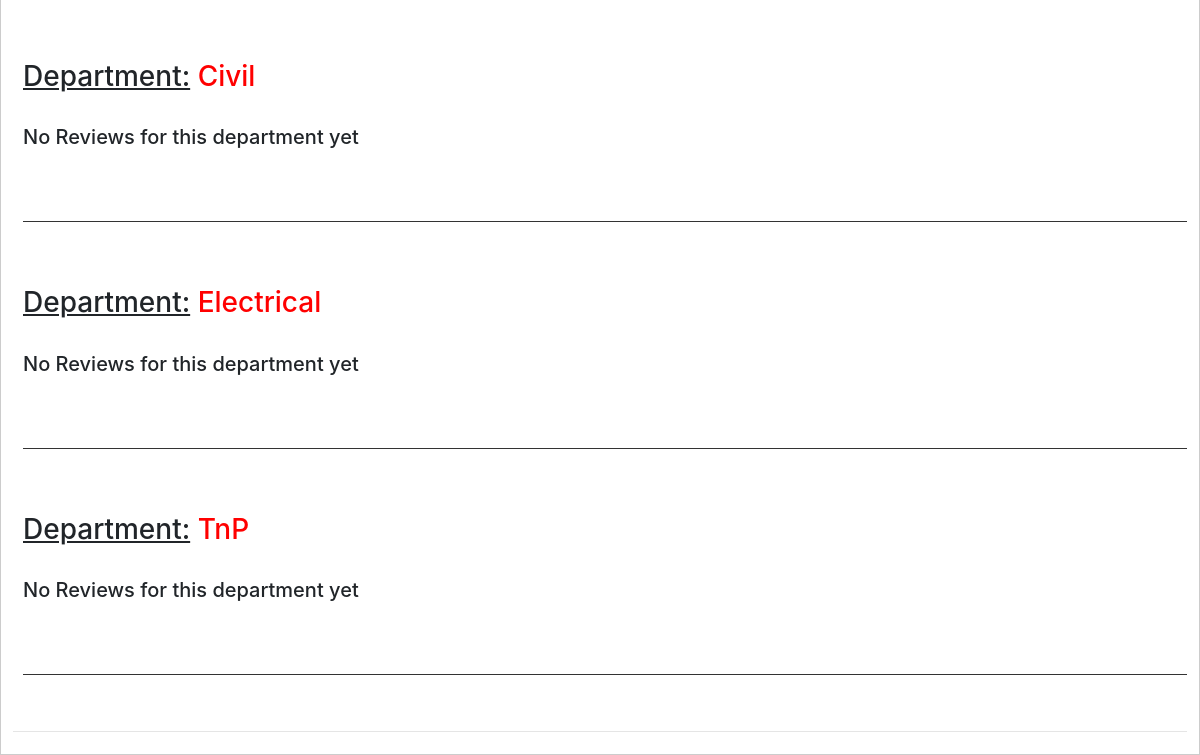
Before: /Reviews/college/166/ (lower part) with the older database file.
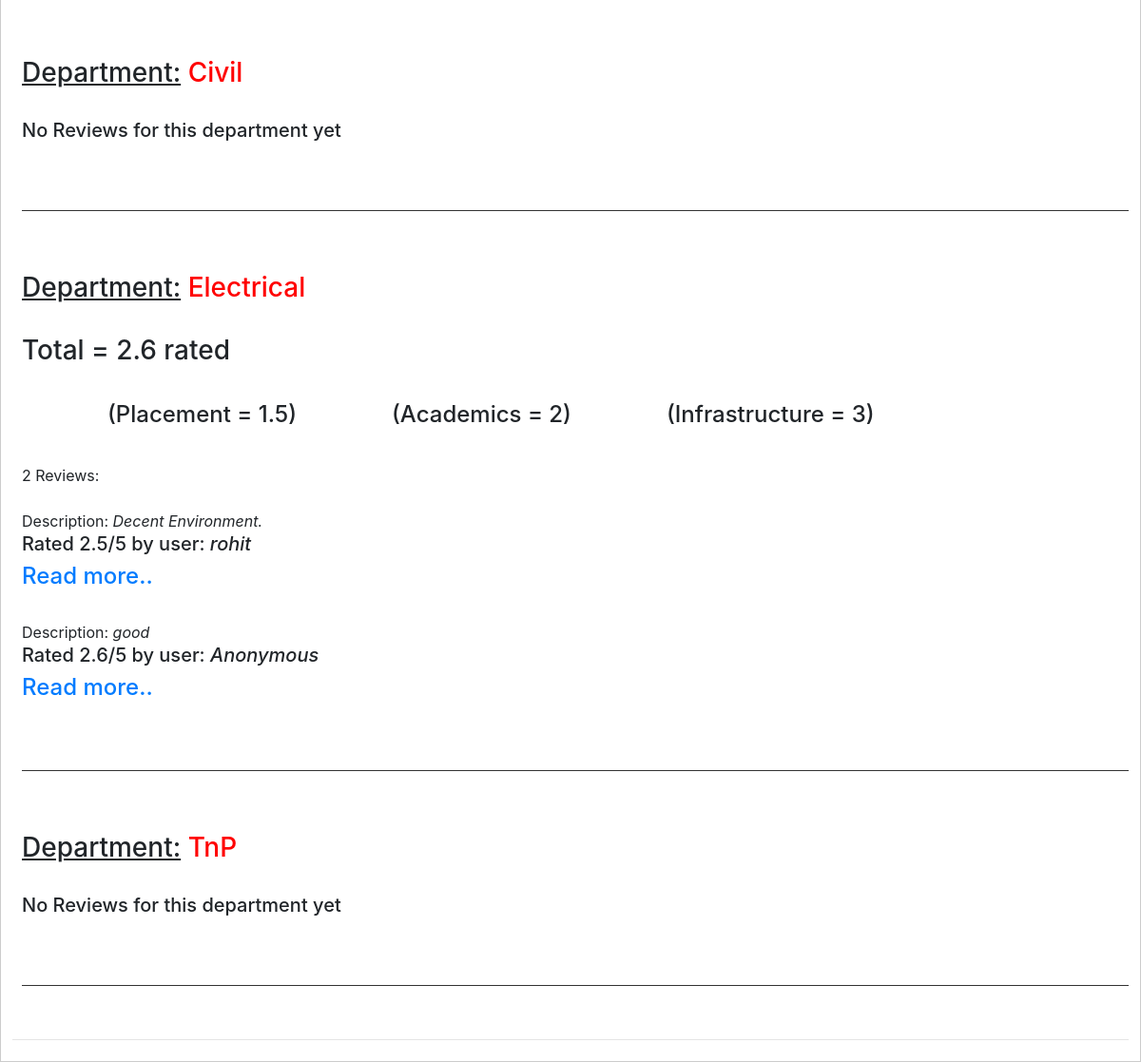
After: the same page with the newer database file.
### Reviews/models.py (models this page shows)
class Department(models.Model):
	department = models.CharField(max_length=100)
	college = models.ForeignKey(College,on_delete=models.CASCADE)
	def avg_rating(self):
		tot = list(map(lambda x:x.rating,self.review_set.all()))
		avg = 0
		for i in range(len(tot)):
			avg+= tot[i]
		avg/= len(tot)
		return avg
	def avg_p_rating(self):
		tot = list(map(lambda x: x.placement_rate, self.review_set.all()))
		avg = 0
		for i in range(len(tot)):
			avg += int(tot[i])
		avg /= len(tot)
		return avg
	def avg_a_rating(self):
		tot = list(map(lambda x: x.academic_rate, self.review_set.all()))
		avg = 0
		for i in range(len(tot)):
			avg += int(tot[i])
		avg /= len(tot)
		return avg
	def avg_i_rating(self):
		tot = list(map(lambda x: x.infra_rate, self.review_set.all()))
		avg = 0
		for i in range(len(tot)):
			avg += int(tot[i])
		avg /= len(tot)
		return avg
	def __str__(self):
		return self.department

class Review(models.Model):
	college = models.ForeignKey(College, on_delete=models.CASCADE)
	dept = models.ForeignKey(Department, on_delete=models.CASCADE)
	pub_date = models.DateTimeField('Review Publishing Date')
	user_name = models.CharField(max_length=100)
	description = models.CharField(max_length=200)
	academic_rate = models.IntegerField(choices=feedback, default='Other')
	placement_rate = models.IntegerField(choices=feedback, default='Other')
	infra_rate = models.IntegerField(choices=feedback, default='Other')
	rating = models.FloatField()

### Reviews/views.py (the view)
# urls.py: path('college/<int:college_id>/', views.college_detail, name='college_detail'),
def college_detail(request,college_id):
	college=get_object_or_404(College,pk=college_id)
	deps=Department.objects.filter(college=college)
	form=ReviewForm()
	user_clg = 'none'
	if not request.user.is_anonymous:
		if StudentUser.objects.filter(user=request.user).exists():
			user_clg = StudentUser.objects.filter(user=request.user)[0].college
		if IndustryUser.objects.filter(user=request.user).exists():
			user_clg = college.name
	return render(request,'Reviews/college_detail.html',{'college':college,'deps':deps, 'form':form, 'user_clg':user_clg})

### Reviews/templates/Reviews/college_detail.html (shortened to what this page needs)
<html>
<head>
</head>
<body>
{% extends 'Reviews/base.html' %}
{% block body %}
<img src={{ college.pic.url }} height="50%" width="100%"/><br><br><br>
<br>
<div id="Reviews" class="tabcontent">
<div style="margin-left: 10px;">
    {% for dep in deps %}
    <br><br>
    <h3><u>Department:</u> <font color="red">{{dep }} </font></h3><br>
           {% if dep.review_set.count > 0   %}
                <h3>Total = {{dep.avg_rating | floatformat}} rated</h3>
                <br>
                <div  class="row">
                    <div class="column" style="margin-left: 100px;">
                        <h4>(Placement = {{dep.avg_p_rating | floatformat}})</h4>
                    </div>
                    <div class="column" style="margin-left: 100px;">
                        <h4>(Academics = {{dep.avg_a_rating | floatformat}})</h4>
                    </div>
                    <div class="column" style="margin-left: 100px;">
                        <h4>(Infrastructure = {{dep.avg_i_rating | floatformat}})</h4>
                    </div>
                </div>
                <div>
                    <br>{{ dep.review_set.count }} Reviews: <br>
                    {% for review in dep.review_set.all %}
                    <div>
                        <br> Description: <em>{{ review.description }}</em>
                        <h5>Rated {{review.rating }}/5 by user:  <i>{{ review.user_name }}</i></h5>
                        <h4><a href="{% url 'Reviews:review_detail' review.id%}">
                        Read more..
                        </a></h4>
                    </div>
    {% endfor %}
                </div>
            {% else %}
                <h5>No Reviews for this department yet</h5>
            {% endif %}
    <br><br>
    <hr style="height:1px;border:none;color:#222;background-color:#333;" />
    {% endfor %}
</div>
<br>
<hr>
</div>
{% endblock %}

### Reviews/templates/Reviews/base.html (shortened to what this page needs)
<!doctype html>
<html lang="en">
  <head>
    <link rel="stylesheet" href="https://maxcdn.bootstrapcdn.com/bootstrap/4.0.0/css/bootstrap.min.css">
    {% load static %}
    <link rel="stylesheet" href="{% static 'Reviews/css/style.css'%}">
  </head>
<body>
    {% block body %}{%endblock %}
</body>
</html>

### Reviews/static/Reviews/css/style.css (style rules this page uses)
body { margin: 0; }
.row { width:100%; padding: 5px; font-size: 3vh; }

### Reviews/templates/Reviews/college_detail.html (style rules this page uses)
.tabcontent { display: none; padding: 6px 12px; border: 1px solid #ccc; border-top: none; }

Changed rows visible on the page:
shown differently, row unchanged: Department "Electrical": avg_rating (not shown) → "2.6"; avg_p_rating (not shown) → "1.5"; avg_a_rating (not shown) → "2"; avg_i_rating (not shown) → "3"; review_set.count (not shown) → "2"; text "No Reviews for this department yet" → "Total = rated (Placement = ) (Academics = ) (Infrastructure = ) Reviews:"
added Review: description "Decent Environment.", rating "2.5", user_name "rohit", shown under Department "Electrical"
added Review: description "good", rating "2.6", user_name "Anonymous", shown under Department "Electrical"
